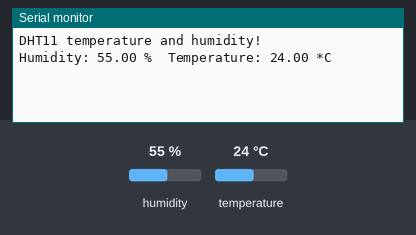
A sketch run on a simulated Arduino Uno, built with avr-gcc and run on an emulated ATmega328P. Parts: the last lines printed to the serial monitor. Inputs (shaded band) come from the test bench; at power-on: humidity 55 %, temperature 24 °C.

Above: at 1.7 s.
1.8 s: humidity set to 22 %
At 4.0 s:
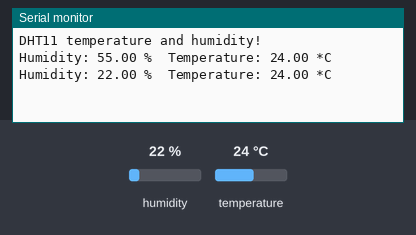
9.6 s: temperature set to 12 °C
At 10.3 s:
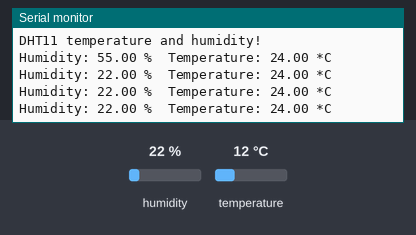
13.5 s: humidity set to 40 %
At 16.7 s:
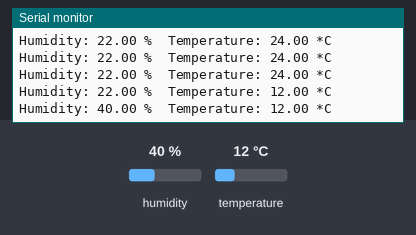
Timing chart, 0 to 18.2 s (numbered marks = the images above; inputs shaded):
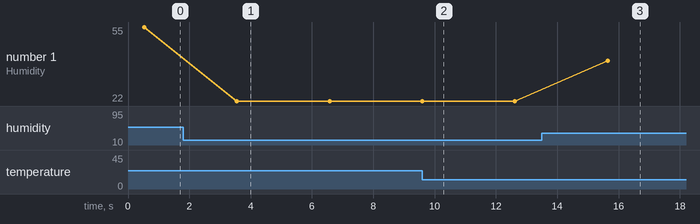

The sketch:

sketch.ino
```cpp
//Sketch to read humidity and temperature from a DHT11 sensor
// Language: cpp
// Path: dht11/sketch.ino
// Same sketch will work for dht22 which is better and upgraded sensor for humidity and temperature.
// Author : Satyendra Singh

#include <DHT.h>

#define DHTPIN 2
#define DHTTYPE DHT11 // DHT 11 change to 22 for DHT 22
DHT dht(DHTPIN, DHTTYPE);

void setup()
{
    Serial.begin(9600);
    pinMode(DHTPIN, INPUT_PULLUP); // set DHTPIN as an input with pullup enabled
    delay(500);
    Serial.println(F("DHT11 temperature and humidity!"));
    dht.begin();
}

void loop()
{
    float h = dht.readHumidity();
    float t = dht.readTemperature();

    if (isnan(h) || isnan(t)) {
        Serial.println(F("Failed to read from DHT sensor!"));
        return;
    }

    Serial.print(F("Humidity: "));
    Serial.print(h);
    Serial.print(F(" %\t"));
    Serial.print(F("Temperature: "));
    Serial.print(t);
    Serial.print(F(" *C\t"));
    Serial.println(F(""));

    delay(3000);
}
```

Measured:
- after the input at 1.8 s, the serial monitor: prints a new line after 1.7 s (image 1)
- after the input at 13.5 s, the serial monitor: prints a new line after 2.1 s (image 3)
- plotted number 1: 55 → 22 after the input at 1.8 s, 22 → 40 after the input at 13.5 s
